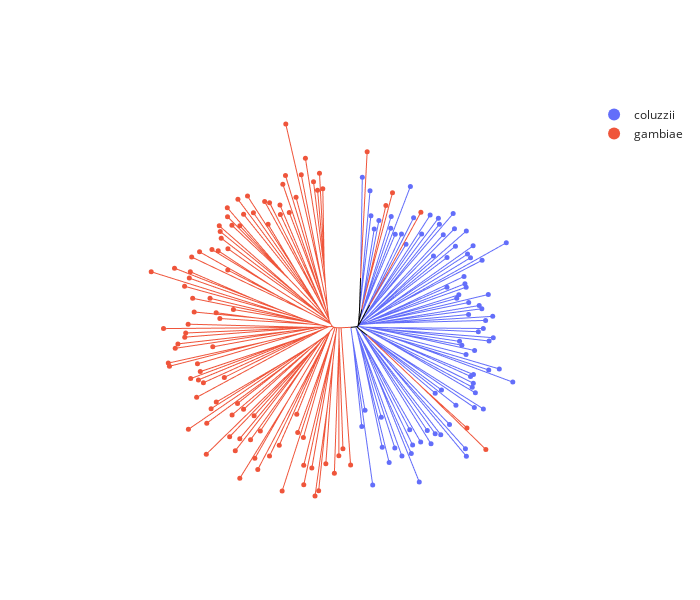

Notebook code for this chart:
### Markdown cell above
The return value `Z` is a numpy array containing an encoding of the resulting tree.

Create an interactive plot to visualise the tree:

### Code cell
anjl.plot(
    Z,
    leaf_data=leaf_data,
    color="taxon",
    hover_name="sample_id",
    hover_data=["country", "location", "year", "month"],
)

### Figure 1 — Plotly figure (JSON) as saved in the notebook; plotly's stock layout.template omitted (floating-point values rounded to 4 significant figures; data arrays with more than 128 entries replaced by an {"elided": "..."} marker saying what was removed)
{"data": [{"hovertemplate": "taxon=coluzzii<br>x=%{x}<br>y=%{y}<extra></extra>", "legendgroup": "coluzzii", "line": {"color": "#636EFA", "dash": "solid", "width": 1}, "marker": {"symbol": "circle"}, "mode": "lines", "name": "coluzzii", "showlegend": false, "type": "scattergl", "x": {"elided": "441 float values"}, "xaxis": "x", "y": {"elided": "441 float values"}, "yaxis": "y"}, {"hovertemplate": "taxon=gambiae<br>x=%{x}<br>y=%{y}<extra></extra>", "legendgroup": "gambiae", "line": {"color": "#EF553B", "dash": "solid", "width": 1}, "marker": {"symbol": "circle"}, "mode": "lines", "name": "gambiae", "showlegend": false, "type": "scattergl", "x": {"elided": "579 float values"}, "xaxis": "x", "y": {"elided": "579 float values"}, "yaxis": "y"}, {"hovertemplate": "taxon=<br>x=%{x}<br>y=%{y}<extra></extra>", "legendgroup": "", "line": {"color": "black", "dash": "solid", "width": 1}, "marker": {"symbol": "circle"}, "mode": "lines", "name": "", "showlegend": false, "type": "scattergl", "x": [0, 0.07208, null, 0, -0.07208, null, -0.07208, -0.011, null, -0.07208, -0.1521, null, -0.1521, -0.3591, null, -0.3591, 0.2276, null, -0.3591, -0.6296, null, -0.6296, -1.767, null, 0.2276, 1.501, null, 1.501, 1.543, null, 1.543, 2.043, null, -0.011, 0.3913, null, 0.3913, 1.137, null, 1.137, 2.015, null, 2.015, 2.707, null, 0.07208, 0.2691, null, 0.07208, 0.2872, null, 0.2872, 0.6801, null, 0.6801, 0.8081, null, 0.2691, 0.5393, null], "xaxis": "x", "y": [0, 0.3411, null, 0, -0.3411, null, -0.3411, -0.3009, null, -0.3411, -0.4218, null, -0.4218, -0.5381, null, -0.5381, -1.13, null, -0.5381, -0.6127, null, -0.6127, -0.7217, null, -1.13, -2.135, null, -2.135, -2.171, null, -2.171, -2.625, null, -0.3009, 0.3229, null, 0.3229, 1.734, null, 1.734, 3.329, null, 3.329, 4.536, null, 0.3411, 3.174, null, 0.3411, 1.096, null, 1.096, 2.955, null, 2.955, 3.512, null, 3.174, 10.95, null], "yaxis": "y"}, {"customdata": {"elided": "82x4 mixed values"}, "hovertemplate": "<b>%{hovertext}</b><br><br>taxon=coluzzii<br>x=%{x}<br>y=%{y}<br>country=%{customdata[0]}<br>location=%{customdata[1]}<br>year=%{customdata[2]}<br>month=%{customdata[3]}<extra></extra>", "hovertext": ["AB0229-C", "AB0094-Cx", "AB0226-C", "AB0222-C", "AB0188-C", "AB0182-C", "AB0210-C", "AB0110-C", "AB0212-C", "AB0109-C", "AB0266-Cx", "AB0282-Cx", "AB0214-C", "AB0276-C", "AB0191-Cx", "AB0227-Cx", "AB0187-C", "AB0247-C", "AB0230-Cx", "AB0095-Cx", "AB0132-C", "AB0123-C", "AB0114-C", "AB0249-Cx", "AB0196-C", "AB0091-C", "AB0088-C", "AB0216-C", "AB0250-Cx", "AB0089-Cx", "AB0112-C", "AB0111-C", "AB0267-C", "AB0234-C", "AB0263-C", "AB0183-C", "AB0193-C", "AB0138-Cx", "AB0124-C", "AB0186-C", "AB0092-C", "AB0240-C", "AB0213-C", "AB0262-Cx", "AB0248-C", "AB0137-Cx", "AB0243-C", "AB0185-Cx", "AB0113-C", "AB0099-Cx", "AB0192-C", "AB0090-C", "AB0242-C", "AB0101-C", "AB0237-C", "AB0115-C", "AB0142-C", "AB0122-C", "AB0098-Cx", "AB0259-Cx", "AB0189-C", "AB0190-C", "AB0100-C", "AB0246-C", "AB0215-C", "AB0181-C", "AB0087-C", "AB0221-C", "AB0258-Cx", "AB0184-C", "AB0223-C", "AB0209-C", "AB0224-C", "AB0194-C", "AB0121-C", "AB0219-Cx", "AB0097-Cx", "AB0257-C", "AB0139-C", "AB0204-C", "AB0140-C", "AB0279-C"], "legendgroup": "coluzzii", "marker": {"color": "#636EFA", "size": 5, "symbol": "circle"}, "mode": "markers", "name": "coluzzii", "orientation": "v", "showlegend": true, "type": "scatter", "x": [0.8326, 3.416, 1.597, 5.679, 7.329, 5.456, 8.672, 10.36, 14.48, 12.58, 12.89, 12.21, 14.8, 17.27, 16.38, 18.25, 19.57, 25.66, 25.44, 21.65, 18.25, 23.18, 19.74, 27.55, 29.69, 27.79, 27.04, 27.3, 26.65, 27.34, 36.68, 30.97, 33.48, 25.58, 27.61, 24.59, 24.04, 31.05, 32.04, 28.5, 29.68, 30.22, 31.91, 26.18, 29.33, 28.7, 26.21, 30.87, 23.37, 23.87, 25.6, 25.32, 21.05, 25.1, 29.39, 35.14, 26.64, 25.93, 27.25, 21.06, 23.06, 25.65, 17.85, 22.84, 20.17, 22.52, 19.25, 19.01, 15.04, 17.06, 11.32, 13.13, 10.25, 8.763, 12.37, 7.705, 7.808, 4.887, 3.78, 3.0, 2.782, 0.9548], "xaxis": "x", "y": [-24.29, -38.14, -20.44, -29.2, -32.82, -22.05, -29.36, -31.3, -37.44, -30.65, -28.68, -25.05, -27.95, -28.39, -25.22, -25.99, -26.22, -31.35, -29.54, -23.78, -16.36, -19.21, -15.59, -19.78, -20.1, -16.28, -14.92, -13.98, -12.38, -11.94, -13.73, -10.86, -10.61, -7.198, -6.231, -4.964, -4.058, -3.972, -3.195, -1.775, -1.008, 0.907, 1.884, 2.319, 3.685, 4.452, 5.173, 7.071, 6.158, 6.993, 8.802, 9.605, 8.78, 11.36, 15.19, 19.36, 15.81, 16.66, 18.62, 15.86, 18.55, 22.15, 16.21, 22.69, 21.26, 26.27, 23.73, 25.18, 21.41, 25.92, 18.97, 25.28, 21.41, 21.37, 32.72, 22.8, 25.6, 24.62, 22.64, 25.79, 31.72, 34.89], "yaxis": "y"}, {"customdata": {"elided": "99x4 mixed values"}, "hovertemplate": "<b>%{hovertext}</b><br><br>taxon=gambiae<br>x=%{x}<br>y=%{y}<br>country=%{customdata[0]}<br>location=%{customdata[1]}<br>year=%{customdata[2]}<br>month=%{customdata[3]}<extra></extra>", "hovertext": ["AB0160-Cx", "AB0096-C", "AB0117-C", "AB0241-C", "AB0130-Cx", "AB0217-C", "AB0127-C", "AB0253-C", "AB0198-C", "AB0277-C", "AB0145-C", "AB0271-Cx", "AB0146-Cx", "AB0264-C", "AB0136-Cx", "AB0239-C", "AB0134-C", "AB0176-Cx", "AB0280-Cx", "AB0159-C", "AB0148-Cx", "AB0129-C", "AB0278-C", "AB0144-C", "AB0273-Cx", "AB0143-Cx", "AB0128-C", "AB0261-Cx", "AB0161-C", "AB0131-Cx", "AB0225-C", "AB0118-C", "AB0235-C", "AB0201-Cx", "AB0174-C", "AB0256-C", "AB0252-C", "AB0231-C", "AB0275-C", "AB0202-Cx", "AB0265-C", "AB0255-C", "AB0167-C", "AB0162-C", "AB0244-C", "AB0208-C", "AB0165-C", "AB0133-C", "AB0179-Cx", "AB0147-C", "AB0205-C", "AB0180-Cx", "AB0126-Cx", "AB0238-C", "AB0172-Cx", "AB0085-Cx", "AB0170-C", "AB0119-C", "AB0135-C", "AB0086-Cx", "AB0232-Cx", "AB0197-C", "AB0153-C", "AB0268-C", "AB0206-C", "AB0274-C", "AB0233-C", "AB0164-C", "AB0151-Cx", "AB0272-Cx", "AB0269-Cx", "AB0178-C", "AB0203-C", "AB0177-C", "AB0207-C", "AB0158-Cx", "AB0236-Cx", "AB0211-C", "AB0218-C", "AB0173-C", "AB0166-C", "AB0104-Cx", "AB0200-C", "AB0283-C", "AB0150-Cx", "AB0169-C", "AB0171-Cx", "AB0103-C", "AB0199-C", "AB0260-C", "AB0228-C", "AB0284-C", "AB0155-Cx", "AB0270-C", "AB0116-C", "AB0175-Cx", "AB0251-C", "AB0157-Cx", "AB0281-Cx"], "legendgroup": "gambiae", "marker": {"color": "#EF553B", "size": 5, "symbol": "circle"}, "mode": "markers", "name": "gambiae", "orientation": "v", "showlegend": true, "type": "scatter", "x": [-8.428, -9.215, -9.675, -10.63, -12.56, -13.54, -17.21, -14.78, -17.29, -17.92, -16.39, -18.6, -18.5, -21.07, -22.23, -21.41, -26.3, -24.9, -28.58, -27.23, -31.1, -28.12, -31.05, -30.0, -33.01, -32.79, -32.55, -30.96, -33.26, -34.75, -37.69, -30.99, -39.56, -39.88, -43.64, -40.13, -49.17, -41.24, -35.2, -39.32, -29.65, -33.75, -38.97, -32.86, -40.4, -46.25, -40.98, -41.2, -42.82, -43.46, -34.55, -45.11, -44.84, -38.19, -37.52, -39.8, -37.96, -36.77, -31.81, -38.38, -33.72, -34.95, -40.34, -35.98, -28.68, -29.97, -27.24, -36.09, -30.54, -24.74, -28.13, -29.21, -25.58, -23.26, -28.13, -24.57, -23.86, -21.08, -18.77, -14.61, -14.38, -18.08, -13.03, -12.96, -12.94, -11.03, -10.28, -9.41, -7.708, -5.682, -4.621, -3.65, -1.829, 30.28, 25.79, 14.86, 8.115, 6.551, 2.104], "xaxis": "x", "y": [32.18, 35.84, 31.85, 33.85, 39.4, 35.52, 47.52, 30.15, 35.33, 33.23, 26.55, 28.32, 26.08, 28.86, 29.12, 23.73, 30.43, 26.48, 29.66, 26.1, 27.67, 23.36, 25.52, 23.5, 23.37, 22.05, 20.44, 17.95, 17.45, 17.73, 17.19, 12.87, 15.97, 12.47, 13.32, 10.96, 12.46, 9.022, 6.164, 6.166, 3.497, 2.741, 2.913, 1.366, 0.01626, -1.026, -2.075, -3.062, -4.657, -5.703, -5.361, -9.214, -9.969, -9.4, -11.23, -12.9, -13.21, -13.88, -12.62, -17.36, -18.48, -20.04, -24.94, -23.48, -18.8, -21.53, -20.2, -30.83, -26.69, -21.73, -27.16, -30.02, -27.42, -25.33, -36.56, -31.84, -34.47, -31.28, -28.73, -21.34, -25.72, -39.57, -26.85, -33.49, -38.09, -34.12, -40.74, -39.51, -33.1, -35.34, -31.21, -29.58, -33.43, -29.71, -24.63, 26.6, 31.24, 28.18, 40.97], "yaxis": "y"}], "layout": {"height": 600, "legend": {"itemsizing": "constant", "tracegroupgap": 0}, "width": 700, "xaxis": {"autorange": true, "domain": [0, 1], "mirror": false, "range": [-66.31, 53.82], "showgrid": false, "showline": false, "showticklabels": false, "ticks": "", "title": {}, "type": "linear"}, "yaxis": {"autorange": true, "domain": [0, 1], "mirror": false, "range": [-46.47, 53.25], "scaleanchor": "x", "scaleratio": 1, "showgrid": false, "showline": false, "showticklabels": false, "ticks": "", "title": {}, "type": "linear"}}}
